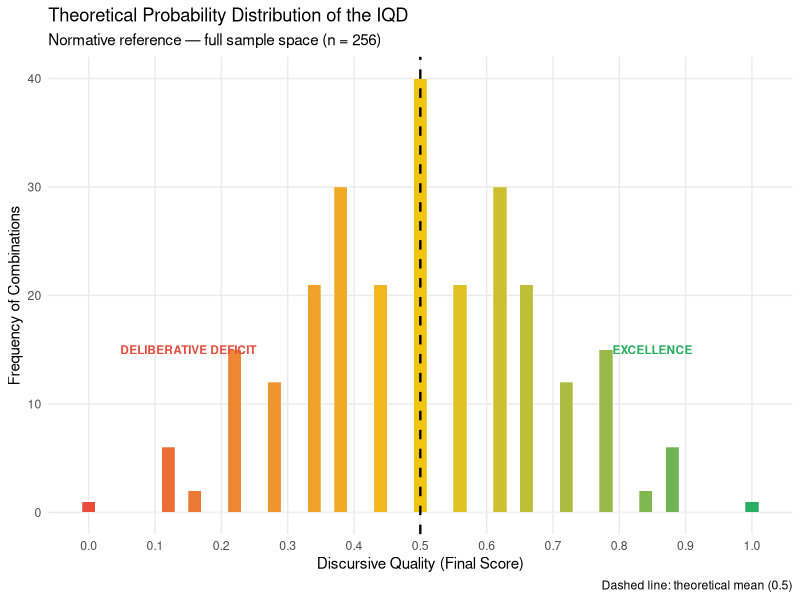

Generate this figure with R:
# ==============================================================================
# 04_iqd_sample_space.R
# ==============================================================================
# Generates the normative sample space of the IQD (Discursive Quality Index).
# Produces all 256 binary combinations (2^8) of the eight IQD indicator
# variables, computes the three normalised dimensions and the final IQD score
# for each combination, and exports the result as a reference matrix.
#
# This file serves as the theoretical reference dictionary: any LLM-coded
# tweet result is matched against this matrix via ID_Binario (foreign key)
# to retrieve its IQD score.
#
# Output:  Matriz_Maestra_IQD_Final.csv
#          (256-row reference matrix; placed in the working directory)
#
# IQD dimensions and indicators:
#   Argumentative (Arg): Ji (justification), Ci (content), Rmi (reframing)
#   Relational    (Rel): Mai (mutual acknowledgement), Pei (personal attack)
#   Epistemic     (Epi): Afi (affirmation), Eai (emotional appeal), Vci (vagueness)
#
# Normalisation ranges:
#   Arg_norm: [(Ji + Ci - Rmi) - (-1)] / [2 - (-1)]
#   Rel_norm: [(Mai - Pei) - (-1)]     / [1 - (-1)]
#   Epi_norm: [(Afi - Eai - Vci) - (-2)] / [1 - (-2)]
#   IQD_Final: mean(Arg_norm, Rel_norm, Epi_norm)
#
# Dependencies: ggplot2
#
# Version: 1.0 — as used in the Bachelor's Thesis (2026)
# Author:  David Gómez Cabrera (2026)
# License: MIT — https://opensource.org/licenses/MIT
# ==============================================================================

if (!require(ggplot2)) install.packages("ggplot2")
library(ggplot2)


# ==============================================================================
# 1. GENERATE SAMPLE SPACE (deterministic — temperature 0)
# ==============================================================================

variables <- c("Ji", "Ci", "Rmi", "Mai", "Pei", "Afi", "Eai", "Vci")
df_iqd    <- expand.grid(replicate(length(variables), c(0, 1), simplify = FALSE))
colnames(df_iqd) <- variables


# ==============================================================================
# 2. COMPUTE DIMENSIONS
# ==============================================================================

df_iqd$Arg_norm <- ((df_iqd$Ji + df_iqd$Ci - df_iqd$Rmi) - (-1)) / (2 - (-1))
df_iqd$Rel_norm <- ((df_iqd$Mai - df_iqd$Pei) - (-1))             / (1 - (-1))
df_iqd$Epi_norm <- ((df_iqd$Afi - df_iqd$Eai - df_iqd$Vci) - (-2)) / (1 - (-2))

df_iqd$IQD_Final <- (df_iqd$Arg_norm + df_iqd$Rel_norm + df_iqd$Epi_norm) / 3

# Binary ID: unique identifier for matching with coded tweet results (foreign key)
df_iqd$ID_Binario <- apply(df_iqd[, 1:8], 1, paste, collapse = "")


# ==============================================================================
# 3. VISUALISATION — Theoretical probability distribution
# ==============================================================================

plot_iqd <- ggplot(df_iqd, aes(x = IQD_Final, fill = ..x..)) +
  geom_histogram(binwidth = 0.02, color = "white", linewidth = 0.1) +
  scale_fill_gradientn(colors = c("#e74c3c", "#f1c40f", "#27ae60")) +
  geom_vline(aes(xintercept = 0.5),
             linetype = "dashed", color = "black", linewidth = 0.8) +
  annotate("text", x = 0.15, y = 15,
           label = "DELIBERATIVE DEFICIT",
           color = "#e74c3c", fontface = "bold", size = 3) +
  annotate("text", x = 0.85, y = 15,
           label = "EXCELLENCE",
           color = "#27ae60", fontface = "bold", size = 3) +
  labs(
    title    = "Theoretical Probability Distribution of the IQD",
    subtitle = "Normative reference — full sample space (n = 256)",
    x        = "Discursive Quality (Final Score)",
    y        = "Frequency of Combinations",
    caption  = "Dashed line: theoretical mean (0.5)"
  ) +
  scale_x_continuous(breaks = seq(0, 1, 0.1)) +
  theme_minimal() +
  theme(legend.position = "none", panel.grid.minor = element_blank())

print(plot_iqd)


# ==============================================================================
# 4. EXPORT
# ==============================================================================

tryCatch({
  write.csv(df_iqd, "Matriz_Maestra_IQD_Final.csv", row.names = FALSE)
  cat("✓ Exported: Matriz_Maestra_IQD_Final.csv\n")
}, error = function(e) {
  cat("ERROR: Could not save file. Check that the working directory is writable.\n")
})


# ==============================================================================
# METHODOLOGICAL NOTES
# ==============================================================================
# 1. FILE FUNCTION: This CSV is the reference dictionary. Any LLM output is
#    matched against this mapping via ID_Binario to retrieve the IQD score.
# 2. STATISTICAL INTERPRETATION: The bell-shaped histogram confirms that the
#    index has a balanced theoretical normal distribution.
# 3. DATA MATCHING: In the next phase, ID_Binario is used to join against
#    the coded tweet dataset.
# ==============================================================================
